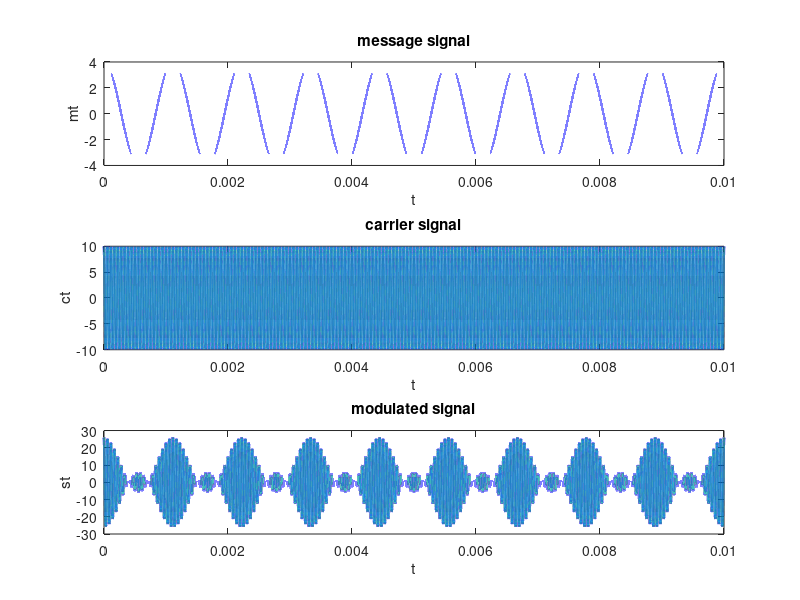

MATLAB code for this plot:
close all
clear all;

t = linspace(0,0.01,1000000);
fc = 18000;
fm = 900;
Ac = 10;
Am = 4;

mt = Am*cos(2*pi*fm*t);
ct = Ac*cos(2*pi*fc*t);
modulation_index = Am/Ac;
st = (1+modulation_index*mt).*ct;

%plotting
subplot(3,1,1);
plot(t,mt,'linewidth',2);
xlabel('t')
ylabel('mt')
title('message signal')

subplot(3,1,2);
plot(t,ct,'linewidth',2);
xlabel('t')
ylabel('ct')
title('carrier signal')

subplot(3,1,3);
plot(t,st,'linewidth',2);
xlabel('t')
ylabel('st')
title('modulated signal')


%R = 1 ohm
%Pc = Ac^2 /(2R)
%Thus, Pc = 100/2 = 50 W
%Pt = Pc*[1+(mu)^2 /2]
%Thus, Pt = 54 W
%Thus, Power in Sidebands = Pt – Pc = 4W
%2W in USB and 2W in LSB.
% Power Efficiency = mu^2 /(2+mu^2 ) = 7.41%
%BW = 2*fm = 1800 Hz = 1.8 KHz
